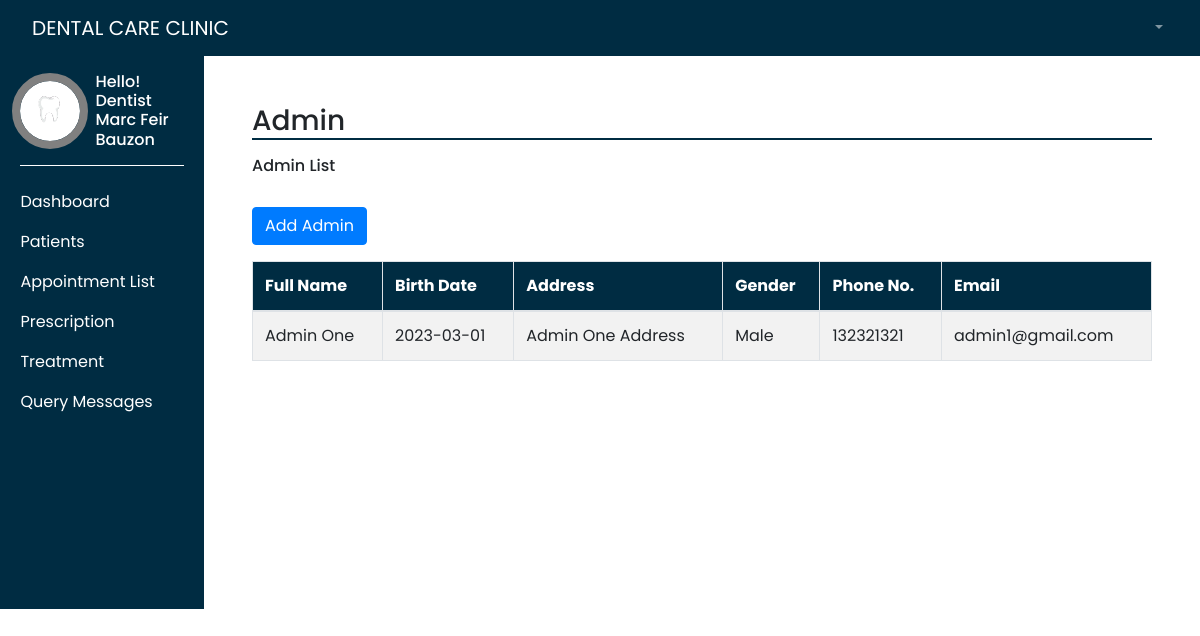
Page /admin_view.php (signed in) on the committed database.
### tables this page shows
CREATE TABLE `dentist` (
  `dentistId` int(11) NOT NULL,
  `fullname` varchar(250) NOT NULL,
  `birthdate` varchar(250) NOT NULL,
  `address` varchar(250) NOT NULL,
  `gender` varchar(250) NOT NULL,
  `phone` varchar(250) NOT NULL,
  `email` varchar(250) NOT NULL,
  `password` varchar(250) NOT NULL,
  `position` varchar(250) NOT NULL
);

### admin_view.php (the view, shortened to what this page needs)
<?php
require_once "connection.php";
?>
<!DOCTYPE html>
<html lang="en">
<head>
    <link rel="stylesheet" href="styles/dashAdmin.css">
    <link rel="stylesheet" href="https://maxcdn.bootstrapcdn.com/bootstrap/4.0.0/css/bootstrap.min.css"/>
</head>
<body style="height: 100vh;">
    <div class="" style=" width: 100%">
        <?php require("templates/main-header.php"); ?>
    </div>
    <div class="d-flex" >
        <div class="bg-dark" style="width: 17%">
            <?php require("templates/sidebar.php"); ?>
        </div>
        <div style="width: 83%">
            <div class="p-5">
                <h3 style="border-bottom: 2px solid #002c42">Admin</h3>
                <h6 class="mt-3 mb-3">Admin List</h6>
                    <button type="button" class="btn btn-primary mb-3 mt-3" data-toggle="modal" data-target="#exampleModal">
                    Add Admin
                    </button>
                <?php
                    $sql = "SELECT * FROM dentist WHERE position='Admin'";
                    $result = $conn->query($sql);
                ?>
                <table class="table table-hover table-striped table-bordered" style="margin-bottom: 200px;">
                    <thead style="background-color: #002c42 !important; color: white; text-align: left">
                        <tr>
                        <th scope="col">Full Name</th>
                        <th scope="col">Birth Date</th>
                        <th scope="col">Address</th>
                        <th scope="col">Gender</th>
                        <th scope="col">Phone No.</th>
                        <th scope="col">Email</th>
                        </tr>
                    </thead>
                    <tbody>
                        <?php if ($result->num_rows > 0) { ?>
                        <?php while($row = $result->fetch_assoc()){?>
                        <tr>
                            <td><?php echo $row['fullname']; ?></td>
                            <td><?php echo $row['birthdate']; ?></td>
                            <td><?php echo $row['address']; ?></td>
                            <td><?php echo $row['gender']; ?></td>
                            <td><?php echo $row['phone']; ?></td>
                            <td><?php echo $row['email']; ?></td>
                        </tr>
                        <?php }?>
                        <?php } ?>
                    </tbody>
                </table>
            </div>
        </div>
    </div>
</body>
</html>

### styles/dashAdmin.css (style rules this page uses)
* { margin: 0; padding: 0; font-family: 'Poppins', sans-serif !important; box-sizing: border-box; }

### rows in the picture
dentist: fullname "Admin One", birthdate "2023-03-01", address "Admin One Address", gender "Male", phone "132321321", email "admin1@gmail.com"

### other values in the picture
$_SESSION['position'] "Dentist"
$_SESSION['fullname'] "Marc Feir Bauzon"
